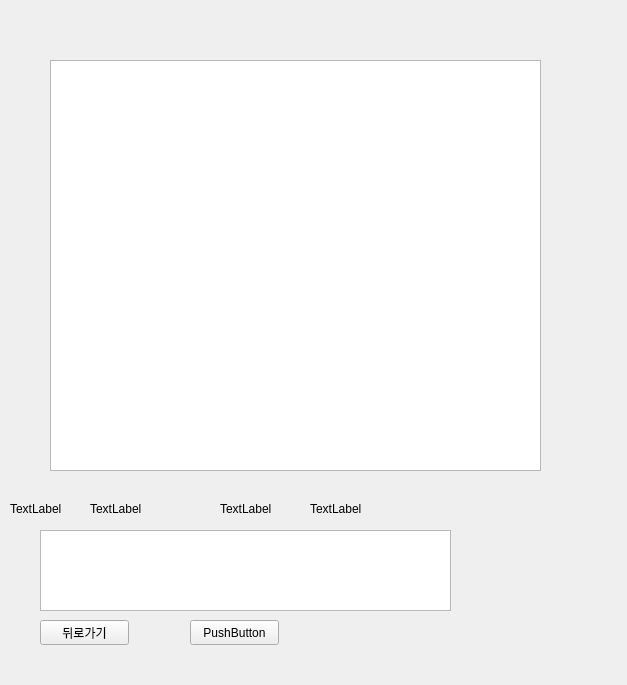
<?xml version="1.0" encoding="UTF-8"?>
<ui version="4.0">
 <class>WizardPage</class>
 <widget class="QWizardPage" name="WizardPage">
  <property name="geometry">
   <rect>
    <x>0</x>
    <y>0</y>
    <width>627</width>
    <height>685</height>
   </rect>
  </property>
  <property name="windowTitle">
   <string>student_client</string>
  </property>
  <property name="styleSheet">
   <string notr="true"/>
  </property>
  <widget class="QStackedWidget" name="stackedWidget">
   <property name="geometry">
    <rect>
     <x>10</x>
     <y>10</y>
     <width>611</width>
     <height>661</height>
    </rect>
   </property>
   <property name="currentIndex">
    <number>11</number>
   </property>
   <widget class="QWidget" name="page">
    <widget class="QLabel" name="label_3">
     <property name="geometry">
      <rect>
       <x>121</x>
       <y>168</y>
       <width>56</width>
       <height>23</height>
      </rect>
     </property>
     <property name="text">
      <string>비밀번호</string>
     </property>
    </widget>
    <widget class="QLineEdit" name="loginLineEdit_2">
     <property name="geometry">
      <rect>
       <x>183</x>
       <y>171</y>
       <width>142</width>
       <height>25</height>
      </rect>
     </property>
    </widget>
    <widget class="QPushButton" name="SignUpPushButton">
     <property name="geometry">
      <rect>
       <x>331</x>
       <y>168</y>
       <width>80</width>
       <height>31</height>
      </rect>
     </property>
     <property name="text">
      <string>회원가입</string>
     </property>
    </widget>
    <widget class="QLabel" name="label">
     <property name="geometry">
      <rect>
       <x>160</x>
       <y>100</y>
       <width>231</width>
       <height>17</height>
      </rect>
     </property>
     <property name="text">
      <string>학생용클라이언트 로그인</string>
     </property>
    </widget>
    <widget class="QPushButton" name="loginPushButton">
     <property name="geometry">
      <rect>
       <x>331</x>
       <y>131</y>
       <width>80</width>
       <height>31</height>
      </rect>
     </property>
     <property name="text">
      <string>로그인</string>
     </property>
    </widget>
    <widget class="QLabel" name="label_2">
     <property name="geometry">
      <rect>
       <x>121</x>
       <y>131</y>
       <width>51</width>
       <height>31</height>
      </rect>
     </property>
     <property name="text">
      <string>아이디</string>
     </property>
    </widget>
    <widget class="QLineEdit" name="loginLineEdit">
     <property name="geometry">
      <rect>
       <x>183</x>
       <y>134</y>
       <width>142</width>
       <height>25</height>
      </rect>
     </property>
    </widget>
    <widget class="QPushButton" name="idFindButton">
     <property name="enabled">
      <bool>true</bool>
     </property>
     <property name="geometry">
      <rect>
       <x>170</x>
       <y>260</y>
       <width>80</width>
       <height>31</height>
      </rect>
     </property>
     <property name="text">
      <string>id찾기</string>
     </property>
    </widget>
    <widget class="QPushButton" name="pwFindButton">
     <property name="enabled">
      <bool>true</bool>
     </property>
     <property name="geometry">
      <rect>
       <x>270</x>
       <y>260</y>
       <width>80</width>
       <height>31</height>
      </rect>
     </property>
     <property name="text">
      <string>pw찾기</string>
     </property>
    </widget>
    <widget class="QLabel" name="loginLabel">
     <property name="geometry">
      <rect>
       <x>180</x>
       <y>220</y>
       <width>151</width>
       <height>21</height>
      </rect>
     </property>
     <property name="text">
      <string>환영함</string>
     </property>
    </widget>
   </widget>
   <widget class="QWidget" name="page_4">
    <widget class="QWidget" name="layoutWidget">
     <property name="geometry">
      <rect>
       <x>50</x>
       <y>120</y>
       <width>417</width>
       <height>206</height>
      </rect>
     </property>
     <layout class="QGridLayout" name="gridLayout_2">
      <item row="4" column="1">
       <widget class="QLineEdit" name="lineEdit_email">
        <property name="enabled">
         <bool>false</bool>
        </property>
       </widget>
      </item>
      <item row="2" column="1">
       <widget class="QLineEdit" name="lineEdit_new_pw"/>
      </item>
      <item row="2" column="0">
       <widget class="QLabel" name="label_11">
        <property name="text">
         <string>비밀번호</string>
        </property>
       </widget>
      </item>
      <item row="4" column="2">
       <widget class="QPushButton" name="EmailCheckPushButton">
        <property name="enabled">
         <bool>false</bool>
        </property>
        <property name="text">
         <string>인증 요청</string>
        </property>
       </widget>
      </item>
      <item row="3" column="1">
       <widget class="QLineEdit" name="lineEdit_new_pw_check"/>
      </item>
      <item row="1" column="1">
       <widget class="QLineEdit" name="lineEdit_new_id">
        <property name="enabled">
         <bool>true</bool>
        </property>
       </widget>
      </item>
      <item row="1" column="0">
       <widget class="QLabel" name="label_10">
        <property name="text">
         <string>아이디</string>
        </property>
       </widget>
      </item>
      <item row="3" column="0">
       <widget class="QLabel" name="label_12">
        <property name="text">
         <string>비밀번호 확인</string>
        </property>
       </widget>
      </item>
      <item row="4" column="0">
       <widget class="QLabel" name="label_13">
        <property name="text">
         <string>이메일</string>
        </property>
       </widget>
      </item>
      <item row="5" column="0">
       <widget class="QLabel" name="label_14">
        <property name="text">
         <string>인증번호</string>
        </property>
       </widget>
      </item>
      <item row="5" column="1">
       <widget class="QLineEdit" name="lineEdit_email_check">
        <property name="enabled">
         <bool>false</bool>
        </property>
       </widget>
      </item>
      <item row="5" column="2">
       <widget class="QPushButton" name="EmailCheckNumberPushButton">
        <property name="enabled">
         <bool>false</bool>
        </property>
        <property name="text">
         <string>인증</string>
        </property>
       </widget>
      </item>
      <item row="0" column="0">
       <widget class="QLabel" name="label_15">
        <property name="text">
         <string>이름</string>
        </property>
       </widget>
      </item>
      <item row="0" column="1">
       <widget class="QLineEdit" name="lineEdit_new_name"/>
      </item>
      <item row="1" column="2">
       <widget class="QPushButton" name="SignUpCheckButton">
        <property name="enabled">
         <bool>false</bool>
        </property>
        <property name="text">
         <string>중복확인</string>
        </property>
       </widget>
      </item>
     </layout>
    </widget>
    <widget class="QPushButton" name="BackButton">
     <property name="geometry">
      <rect>
       <x>30</x>
       <y>380</y>
       <width>101</width>
       <height>31</height>
      </rect>
     </property>
     <property name="text">
      <string>뒤로가기</string>
     </property>
    </widget>
    <widget class="QLabel" name="SignUpLabel">
     <property name="geometry">
      <rect>
       <x>100</x>
       <y>420</y>
       <width>291</width>
       <height>21</height>
      </rect>
     </property>
     <property name="text">
      <string>아이디와비밀번호를입력해주세요.</string>
     </property>
    </widget>
    <widget class="QPushButton" name="SignUpPushButton_2">
     <property name="enabled">
      <bool>false</bool>
     </property>
     <property name="geometry">
      <rect>
       <x>160</x>
       <y>380</y>
       <width>151</width>
       <height>31</height>
      </rect>
     </property>
     <property name="text">
      <string>회원가입</string>
     </property>
    </widget>
    <widget class="QLabel" name="label_20">
     <property name="geometry">
      <rect>
       <x>150</x>
       <y>80</y>
       <width>221</width>
       <height>21</height>
      </rect>
     </property>
     <property name="text">
      <string>학생용 클라이언트 회원가입</string>
     </property>
    </widget>
   </widget>
   <widget class="QWidget" name="page_7">
    <widget class="QLabel" name="label_5">
     <property name="geometry">
      <rect>
       <x>180</x>
       <y>140</y>
       <width>67</width>
       <height>17</height>
      </rect>
     </property>
     <property name="text">
      <string>id찾기</string>
     </property>
    </widget>
    <widget class="QPushButton" name="idFindPageEmailButton">
     <property name="geometry">
      <rect>
       <x>320</x>
       <y>170</y>
       <width>89</width>
       <height>25</height>
      </rect>
     </property>
     <property name="text">
      <string>이메일 확인</string>
     </property>
    </widget>
    <widget class="QLineEdit" name="idFindPageEmailLineEdit">
     <property name="geometry">
      <rect>
       <x>110</x>
       <y>170</y>
       <width>201</width>
       <height>25</height>
      </rect>
     </property>
    </widget>
    <widget class="QLabel" name="label_6">
     <property name="geometry">
      <rect>
       <x>30</x>
       <y>170</y>
       <width>81</width>
       <height>21</height>
      </rect>
     </property>
     <property name="text">
      <string>이메일 입력</string>
     </property>
    </widget>
   </widget>
   <widget class="QWidget" name="page_6">
    <widget class="QLabel" name="label_18">
     <property name="geometry">
      <rect>
       <x>80</x>
       <y>190</y>
       <width>81</width>
       <height>21</height>
      </rect>
     </property>
     <property name="text">
      <string>아이디 입력</string>
     </property>
    </widget>
    <widget class="QLabel" name="label_19">
     <property name="geometry">
      <rect>
       <x>210</x>
       <y>170</y>
       <width>101</width>
       <height>17</height>
      </rect>
     </property>
     <property name="text">
      <string>비밀번호 찾기</string>
     </property>
    </widget>
    <widget class="QLineEdit" name="pwFindPageEmailLineEdit">
     <property name="enabled">
      <bool>false</bool>
     </property>
     <property name="geometry">
      <rect>
       <x>160</x>
       <y>220</y>
       <width>201</width>
       <height>25</height>
      </rect>
     </property>
    </widget>
    <widget class="QLineEdit" name="pwFindPageIdLineEdit">
     <property name="geometry">
      <rect>
       <x>160</x>
       <y>190</y>
       <width>201</width>
       <height>25</height>
      </rect>
     </property>
    </widget>
    <widget class="QLabel" name="label_16">
     <property name="geometry">
      <rect>
       <x>80</x>
       <y>220</y>
       <width>81</width>
       <height>21</height>
      </rect>
     </property>
     <property name="text">
      <string>이메일 입력</string>
     </property>
    </widget>
    <widget class="QPushButton" name="pwFindPageEmailButton">
     <property name="enabled">
      <bool>false</bool>
     </property>
     <property name="geometry">
      <rect>
       <x>370</x>
       <y>220</y>
       <width>89</width>
       <height>25</height>
      </rect>
     </property>
     <property name="text">
      <string>비밀번호 전송</string>
     </property>
    </widget>
    <widget class="QPushButton" name="pwFindPageIdButton">
     <property name="geometry">
      <rect>
       <x>370</x>
       <y>190</y>
       <width>89</width>
       <height>25</height>
      </rect>
     </property>
     <property name="text">
      <string>아이디 확인</string>
     </property>
    </widget>
   </widget>
   <widget class="QWidget" name="page_2">
    <widget class="QPushButton" name="mainButton_1">
     <property name="geometry">
      <rect>
       <x>60</x>
       <y>460</y>
       <width>200</width>
       <height>100</height>
      </rect>
     </property>
     <property name="text">
      <string>자신의?등급조회(미구현)</string>
     </property>
    </widget>
    <widget class="QPushButton" name="mainPageQuestionButton">
     <property name="geometry">
      <rect>
       <x>310</x>
       <y>190</y>
       <width>200</width>
       <height>100</height>
      </rect>
     </property>
     <property name="font">
      <font>
       <pointsize>32</pointsize>
      </font>
     </property>
     <property name="text">
      <string>문제풀기</string>
     </property>
    </widget>
    <widget class="QPushButton" name="mainPageCounselButton">
     <property name="geometry">
      <rect>
       <x>310</x>
       <y>90</y>
       <width>200</width>
       <height>100</height>
      </rect>
     </property>
     <property name="font">
      <font>
       <pointsize>32</pointsize>
      </font>
     </property>
     <property name="text">
      <string>상담</string>
     </property>
    </widget>
    <widget class="QPushButton" name="mainPageQandAButton">
     <property name="geometry">
      <rect>
       <x>310</x>
       <y>290</y>
       <width>200</width>
       <height>100</height>
      </rect>
     </property>
     <property name="font">
      <font>
       <pointsize>15</pointsize>
      </font>
     </property>
     <property name="text">
      <string>Q&amp;&amp;A 게시판 구현중</string>
     </property>
    </widget>
    <widget class="QPushButton" name="backButton_2">
     <property name="geometry">
      <rect>
       <x>70</x>
       <y>310</y>
       <width>100</width>
       <height>100</height>
      </rect>
     </property>
     <property name="text">
      <string>뒤로가기</string>
     </property>
    </widget>
    <widget class="QLabel" name="userNameLabel">
     <property name="geometry">
      <rect>
       <x>140</x>
       <y>110</y>
       <width>91</width>
       <height>31</height>
      </rect>
     </property>
     <property name="text">
      <string>유저명</string>
     </property>
    </widget>
    <widget class="QLabel" name="label_7">
     <property name="geometry">
      <rect>
       <x>160</x>
       <y>20</y>
       <width>151</width>
       <height>81</height>
      </rect>
     </property>
     <property name="font">
      <font>
       <pointsize>15</pointsize>
      </font>
     </property>
     <property name="text">
      <string>학생용 메인메뉴</string>
     </property>
    </widget>
    <widget class="QLabel" name="userNameLabel_2">
     <property name="geometry">
      <rect>
       <x>50</x>
       <y>110</y>
       <width>81</width>
       <height>31</height>
      </rect>
     </property>
     <property name="text">
      <string>당신의 이름:</string>
     </property>
    </widget>
    <widget class="QLabel" name="userNameLabel_3">
     <property name="geometry">
      <rect>
       <x>40</x>
       <y>140</y>
       <width>101</width>
       <height>31</height>
      </rect>
     </property>
     <property name="text">
      <string>당신의 포인트:</string>
     </property>
    </widget>
    <widget class="QLabel" name="userPointLabel">
     <property name="geometry">
      <rect>
       <x>150</x>
       <y>140</y>
       <width>101</width>
       <height>31</height>
      </rect>
     </property>
     <property name="text">
      <string>포인트</string>
     </property>
    </widget>
    <zorder>backButton_2</zorder>
    <zorder>mainButton_1</zorder>
    <zorder>mainPageQuestionButton</zorder>
    <zorder>mainPageCounselButton</zorder>
    <zorder>mainPageQandAButton</zorder>
    <zorder>userNameLabel</zorder>
    <zorder>label_7</zorder>
    <zorder>userNameLabel_2</zorder>
    <zorder>userNameLabel_3</zorder>
    <zorder>userPointLabel</zorder>
   </widget>
   <widget class="QWidget" name="page_3">
    <widget class="QTextBrowser" name="chatTextBrowser">
     <property name="geometry">
      <rect>
       <x>40</x>
       <y>130</y>
       <width>381</width>
       <height>441</height>
      </rect>
     </property>
    </widget>
    <widget class="QLineEdit" name="chatLineEdit">
     <property name="geometry">
      <rect>
       <x>40</x>
       <y>580</y>
       <width>321</width>
       <height>31</height>
      </rect>
     </property>
    </widget>
    <widget class="QPushButton" name="chatBackButton">
     <property name="geometry">
      <rect>
       <x>380</x>
       <y>580</y>
       <width>81</width>
       <height>31</height>
      </rect>
     </property>
     <property name="text">
      <string>상담 나가기</string>
     </property>
    </widget>
    <widget class="QLabel" name="label_4">
     <property name="geometry">
      <rect>
       <x>90</x>
       <y>70</y>
       <width>191</width>
       <height>51</height>
      </rect>
     </property>
     <property name="text">
      <string>1대1상담(지금은 전체 채팅)</string>
     </property>
    </widget>
   </widget>
   <widget class="QWidget" name="questionPage">
    <widget class="QListWidget" name="questionListWidget">
     <property name="geometry">
      <rect>
       <x>80</x>
       <y>110</y>
       <width>256</width>
       <height>192</height>
      </rect>
     </property>
     <item>
      <property name="text">
       <string>조류(API)</string>
      </property>
     </item>
     <item>
      <property name="text">
       <string>포유류(API 연결안돼있음)</string>
      </property>
     </item>
    </widget>
    <widget class="QLabel" name="label_8">
     <property name="geometry">
      <rect>
       <x>90</x>
       <y>66</y>
       <width>201</width>
       <height>31</height>
      </rect>
     </property>
     <property name="text">
      <string>문제의 주제 선택하기</string>
     </property>
    </widget>
    <widget class="QLabel" name="stackedWidget_2">
     <property name="geometry">
      <rect>
       <x>130</x>
       <y>330</y>
       <width>151</width>
       <height>31</height>
      </rect>
     </property>
     <property name="text">
      <string>선택한 문제의 주제명</string>
     </property>
    </widget>
    <widget class="QPushButton" name="questionChoiceButton">
     <property name="enabled">
      <bool>false</bool>
     </property>
     <property name="geometry">
      <rect>
       <x>120</x>
       <y>370</y>
       <width>221</width>
       <height>41</height>
      </rect>
     </property>
     <property name="text">
      <string>주제를 선택하세요</string>
     </property>
    </widget>
   </widget>
   <widget class="QWidget" name="QuestionPage">
    <widget class="QLabel" name="answerLabel">
     <property name="geometry">
      <rect>
       <x>70</x>
       <y>360</y>
       <width>67</width>
       <height>17</height>
      </rect>
     </property>
     <property name="text">
      <string>TextLabel</string>
     </property>
    </widget>
    <widget class="QLabel" name="answerLabel_2">
     <property name="geometry">
      <rect>
       <x>30</x>
       <y>100</y>
       <width>40</width>
       <height>20</height>
      </rect>
     </property>
     <property name="text">
      <string>문제</string>
     </property>
    </widget>
    <widget class="QLabel" name="answerLabel_3">
     <property name="geometry">
      <rect>
       <x>20</x>
       <y>360</y>
       <width>40</width>
       <height>20</height>
      </rect>
     </property>
     <property name="text">
      <string>정답</string>
     </property>
    </widget>
    <widget class="QLabel" name="answerLabel_4">
     <property name="geometry">
      <rect>
       <x>20</x>
       <y>410</y>
       <width>31</width>
       <height>17</height>
      </rect>
     </property>
     <property name="text">
      <string>답</string>
     </property>
    </widget>
    <widget class="QLineEdit" name="answerLineEdit">
     <property name="geometry">
      <rect>
       <x>70</x>
       <y>400</y>
       <width>531</width>
       <height>31</height>
      </rect>
     </property>
    </widget>
    <widget class="QLabel" name="questionNumLabel">
     <property name="geometry">
      <rect>
       <x>60</x>
       <y>20</y>
       <width>67</width>
       <height>17</height>
      </rect>
     </property>
     <property name="text">
      <string>TextLabel</string>
     </property>
    </widget>
    <widget class="QTextBrowser" name="questionTextBrowser">
     <property name="geometry">
      <rect>
       <x>70</x>
       <y>100</y>
       <width>531</width>
       <height>251</height>
      </rect>
     </property>
    </widget>
   </widget>
   <widget class="QWidget" name="page_5">
    <widget class="QWidget" name="layoutWidget">
     <property name="geometry">
      <rect>
       <x>170</x>
       <y>230</y>
       <width>221</width>
       <height>241</height>
      </rect>
     </property>
     <layout class="QVBoxLayout" name="verticalLayout">
      <item>
       <widget class="QLabel" name="questionsCompletionLabel_1">
        <property name="text">
         <string>TextLabel</string>
        </property>
       </widget>
      </item>
      <item>
       <widget class="QLabel" name="questionsCompletionLabel_2">
        <property name="text">
         <string>TextLabel</string>
        </property>
       </widget>
      </item>
      <item>
       <widget class="QLabel" name="questionsCompletionLabel_3">
        <property name="text">
         <string>TextLabel</string>
        </property>
       </widget>
      </item>
      <item>
       <widget class="QPushButton" name="goMainPageButton">
        <property name="text">
         <string>메인메뉴로</string>
        </property>
       </widget>
      </item>
     </layout>
    </widget>
   </widget>
   <widget class="QWidget" name="QandAPage">
    <widget class="QTableWidget" name="QandAPageTableWidget">
     <property name="enabled">
      <bool>true</bool>
     </property>
     <property name="geometry">
      <rect>
       <x>10</x>
       <y>100</y>
       <width>591</width>
       <height>441</height>
      </rect>
     </property>
     <property name="autoScroll">
      <bool>true</bool>
     </property>
     <property name="showDropIndicator" stdset="0">
      <bool>true</bool>
     </property>
     <property name="dragDropOverwriteMode">
      <bool>false</bool>
     </property>
     <property name="defaultDropAction">
      <enum>Qt::IgnoreAction</enum>
     </property>
     <property name="selectionMode">
      <enum>QAbstractItemView::ExtendedSelection</enum>
     </property>
     <property name="selectionBehavior">
      <enum>QAbstractItemView::SelectItems</enum>
     </property>
     <property name="showGrid">
      <bool>true</bool>
     </property>
     <property name="gridStyle">
      <enum>Qt::SolidLine</enum>
     </property>
     <property name="sortingEnabled">
      <bool>false</bool>
     </property>
     <attribute name="horizontalHeaderVisible">
      <bool>false</bool>
     </attribute>
     <attribute name="horizontalHeaderCascadingSectionResizes">
      <bool>false</bool>
     </attribute>
     <attribute name="horizontalHeaderHighlightSections">
      <bool>true</bool>
     </attribute>
     <attribute name="horizontalHeaderShowSortIndicator" stdset="0">
      <bool>false</bool>
     </attribute>
     <attribute name="horizontalHeaderStretchLastSection">
      <bool>true</bool>
     </attribute>
     <attribute name="verticalHeaderVisible">
      <bool>false</bool>
     </attribute>
     <attribute name="verticalHeaderCascadingSectionResizes">
      <bool>false</bool>
     </attribute>
     <attribute name="verticalHeaderHighlightSections">
      <bool>true</bool>
     </attribute>
     <attribute name="verticalHeaderShowSortIndicator" stdset="0">
      <bool>false</bool>
     </attribute>
     <attribute name="verticalHeaderStretchLastSection">
      <bool>false</bool>
     </attribute>
     <row>
      <property name="text">
       <string>새 열</string>
      </property>
     </row>
     <column>
      <property name="text">
       <string>글번호</string>
      </property>
     </column>
     <column>
      <property name="text">
       <string>제목</string>
      </property>
     </column>
     <item row="0" column="0">
      <property name="text">
       <string>번호</string>
      </property>
     </item>
     <item row="0" column="1">
      <property name="text">
       <string>제목</string>
      </property>
     </item>
    </widget>
    <widget class="QPushButton" name="QandAPageBackButton">
     <property name="geometry">
      <rect>
       <x>210</x>
       <y>570</y>
       <width>111</width>
       <height>61</height>
      </rect>
     </property>
     <property name="text">
      <string>뒤로가기</string>
     </property>
    </widget>
    <widget class="QPushButton" name="QandAPagePushButton">
     <property name="geometry">
      <rect>
       <x>330</x>
       <y>570</y>
       <width>111</width>
       <height>61</height>
      </rect>
     </property>
     <property name="text">
      <string>Q&amp;&amp;A작성</string>
     </property>
    </widget>
    <widget class="QLabel" name="label_9">
     <property name="geometry">
      <rect>
       <x>30</x>
       <y>20</y>
       <width>311</width>
       <height>61</height>
      </rect>
     </property>
     <property name="font">
      <font>
       <pointsize>27</pointsize>
      </font>
     </property>
     <property name="text">
      <string>Q &amp; A 게시판</string>
     </property>
    </widget>
    <widget class="QLabel" name="label_17">
     <property name="geometry">
      <rect>
       <x>10</x>
       <y>560</y>
       <width>161</width>
       <height>21</height>
      </rect>
     </property>
     <property name="text">
      <string>더블클릭 으로 글보기</string>
     </property>
    </widget>
   </widget>
   <widget class="QWidget" name="QandAAddPage">
    <widget class="QLabel" name="idLabel">
     <property name="geometry">
      <rect>
       <x>118</x>
       <y>12</y>
       <width>100</width>
       <height>53</height>
      </rect>
     </property>
     <property name="font">
      <font>
       <pointsize>27</pointsize>
      </font>
     </property>
     <property name="text">
      <string>아이디</string>
     </property>
    </widget>
    <widget class="QLabel" name="nameLabel">
     <property name="geometry">
      <rect>
       <x>118</x>
       <y>71</y>
       <width>67</width>
       <height>53</height>
      </rect>
     </property>
     <property name="font">
      <font>
       <pointsize>27</pointsize>
      </font>
     </property>
     <property name="text">
      <string>이름</string>
     </property>
    </widget>
    <widget class="QTextEdit" name="QandAAddPageeTextEdit">
     <property name="geometry">
      <rect>
       <x>10</x>
       <y>270</y>
       <width>571</width>
       <height>281</height>
      </rect>
     </property>
    </widget>
    <widget class="QPushButton" name="QandAAddPagePushButton">
     <property name="geometry">
      <rect>
       <x>130</x>
       <y>600</y>
       <width>231</width>
       <height>25</height>
      </rect>
     </property>
     <property name="text">
      <string>전송 name/id/Q/A</string>
     </property>
    </widget>
    <widget class="QPushButton" name="QandAAddPagebackButton">
     <property name="geometry">
      <rect>
       <x>10</x>
       <y>610</y>
       <width>89</width>
       <height>25</height>
      </rect>
     </property>
     <property name="text">
      <string>뒤로가기</string>
     </property>
    </widget>
    <widget class="QLabel" name="label_23">
     <property name="geometry">
      <rect>
       <x>12</x>
       <y>12</y>
       <width>100</width>
       <height>53</height>
      </rect>
     </property>
     <property name="font">
      <font>
       <pointsize>27</pointsize>
      </font>
     </property>
     <property name="text">
      <string>아이디</string>
     </property>
    </widget>
    <widget class="QLabel" name="label_24">
     <property name="geometry">
      <rect>
       <x>12</x>
       <y>71</y>
       <width>67</width>
       <height>53</height>
      </rect>
     </property>
     <property name="font">
      <font>
       <pointsize>27</pointsize>
      </font>
     </property>
     <property name="text">
      <string>이름</string>
     </property>
    </widget>
    <widget class="QLineEdit" name="QandAAddPageeLineEdit">
     <property name="geometry">
      <rect>
       <x>10</x>
       <y>190</y>
       <width>571</width>
       <height>31</height>
      </rect>
     </property>
     <property name="font">
      <font>
       <pointsize>14</pointsize>
      </font>
     </property>
    </widget>
    <widget class="QLabel" name="label_25">
     <property name="geometry">
      <rect>
       <x>10</x>
       <y>150</y>
       <width>51</width>
       <height>31</height>
      </rect>
     </property>
     <property name="font">
      <font>
       <pointsize>18</pointsize>
      </font>
     </property>
     <property name="text">
      <string>제목</string>
     </property>
    </widget>
    <widget class="QLabel" name="label_26">
     <property name="geometry">
      <rect>
       <x>10</x>
       <y>230</y>
       <width>51</width>
       <height>31</height>
      </rect>
     </property>
     <property name="font">
      <font>
       <pointsize>18</pointsize>
      </font>
     </property>
     <property name="text">
      <string>내용</string>
     </property>
    </widget>
   </widget>
   <widget class="QWidget" name="QandAViewPage">
    <widget class="QPushButton" name="QandAViewPageBackButton">
     <property name="geometry">
      <rect>
       <x>30</x>
       <y>610</y>
       <width>89</width>
       <height>25</height>
      </rect>
     </property>
     <property name="text">
      <string>뒤로가기</string>
     </property>
    </widget>
    <widget class="QPushButton" name="pushButton_2">
     <property name="geometry">
      <rect>
       <x>180</x>
       <y>610</y>
       <width>89</width>
       <height>25</height>
      </rect>
     </property>
     <property name="text">
      <string>PushButton</string>
     </property>
    </widget>
    <widget class="QTextEdit" name="textEdit">
     <property name="geometry">
      <rect>
       <x>30</x>
       <y>520</y>
       <width>411</width>
       <height>81</height>
      </rect>
     </property>
    </widget>
    <widget class="QLabel" name="nameLabel_2">
     <property name="geometry">
      <rect>
       <x>80</x>
       <y>490</y>
       <width>67</width>
       <height>17</height>
      </rect>
     </property>
     <property name="text">
      <string>TextLabel</string>
     </property>
    </widget>
    <widget class="QLabel" name="label_22">
     <property name="geometry">
      <rect>
       <x>0</x>
       <y>490</y>
       <width>67</width>
       <height>17</height>
      </rect>
     </property>
     <property name="text">
      <string>TextLabel</string>
     </property>
    </widget>
    <widget class="QLabel" name="label_27">
     <property name="geometry">
      <rect>
       <x>210</x>
       <y>490</y>
       <width>67</width>
       <height>17</height>
      </rect>
     </property>
     <property name="text">
      <string>TextLabel</string>
     </property>
    </widget>
    <widget class="QLabel" name="idLabel_2">
     <property name="geometry">
      <rect>
       <x>300</x>
       <y>490</y>
       <width>67</width>
       <height>17</height>
      </rect>
     </property>
     <property name="text">
      <string>TextLabel</string>
     </property>
    </widget>
    <widget class="QTextBrowser" name="textBrowser">
     <property name="geometry">
      <rect>
       <x>40</x>
       <y>50</y>
       <width>491</width>
       <height>411</height>
      </rect>
     </property>
    </widget>
   </widget>
  </widget>
 </widget>
 <resources/>
 <connections/>
</ui>
